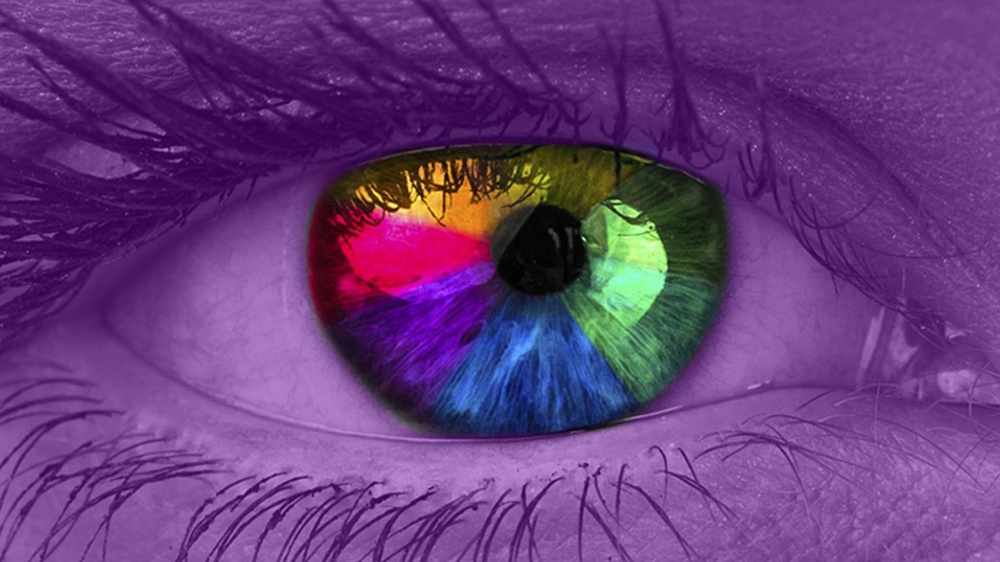
%> input picture Step 4 - Split/embedded.jpg, 1000 x 562 px, shrunk from 1920 x 1080 before the run
$ octave split.m   (GNU Octave 9; MATLAB toolbox functions it lacks are replaced by stand-ins)
%> lines starting %> are read from the running program, lines starting %| are printed output that depends on the picture
v = imread('embedded.jpg');
%> v is the input picture: size 562x1000x3 uint8; mean R, G, B 101.9, 60.4, 122.3
[s1 s2 s3] = size(v);
%> s1 = 562; s2 = 1000; s3 = 3
i = 1;
j = 1;
in = 0;
cond = true;
while (cond)
    img = v(i:i+(s1/4)-1, j:j+(s2/4)-1,:);
    j = j+(s2/4);
    if j > s2
        i = i+(s1/4);
        j = 1;
        if i > s1
            cond = false;
        end
    end
    imshow(img);
    imwrite(img, strcat('img', num2str(in), '.jpg'));
    in = in + 1;
end
%> this loop made 16 passes
%> pass 1, `img = v(i:i+(s1/4)-1, j:j+(s2/4)-1,:);`:
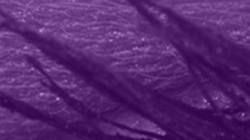
%> img: size 140x250x3 uint8; mean R, G, B 86.4, 39.4, 111.4
%> pass 2, `img = v(i:i+(s1/4)-1, j:j+(s2/4)-1,:);`:
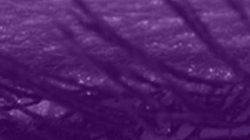
%> img: size 140x250x3 uint8; mean R, G, B 77.8, 30.8, 102.8
%> pass 3, `img = v(i:i+(s1/4)-1, j:j+(s2/4)-1,:);`:
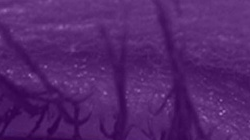
%> img: size 140x250x3 uint8; mean R, G, B 84, 37, 109
%> after the loop, cond = false; in = 16; j = 1

$ run again, with Step 4 - Split/img0.jpg copied over Step 4 - Split/embedded.jpg
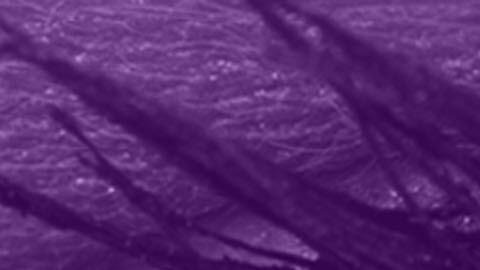
%> input picture Step 4 - Split/img0.jpg, 480 x 270 px
%> v is the input picture: size 270x480x3 uint8; mean R, G, B 86.3, 39.3, 111.3
%> the loop `while (cond)` made 16 passes
%> pass 1, `img = v(i:i+(s1/4)-1, j:j+(s2/4)-1,:);`:
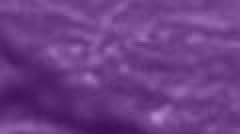
%> img: size 67x120x3 uint8 (shown 2 times larger); mean R, G, B 109.4, 62.4, 134.4
%> pass 3, `img = v(i:i+(s1/4)-1, j:j+(s2/4)-1,:);`:
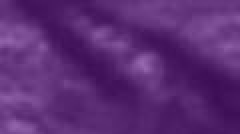
%> img: size 67x120x3 uint8 (shown 2 times larger); mean R, G, B 91.1, 44.1, 116.1
%> after the loop `while (cond)`: cond = false; in = 16; j = 1

$ run again, with Step 4 - Split/img1.jpg copied over Step 4 - Split/embedded.jpg
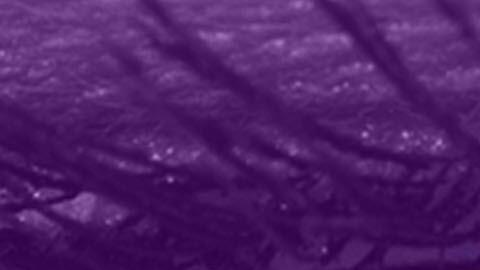
%> input picture Step 4 - Split/img1.jpg, 480 x 270 px
%> v is the input picture: size 270x480x3 uint8; mean R, G, B 77.7, 30.7, 102.7
%> the loop `while (cond)` made 16 passes
%> pass 1, `img = v(i:i+(s1/4)-1, j:j+(s2/4)-1,:);`:
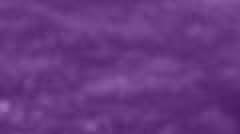
%> img: size 67x120x3 uint8 (shown 2 times larger); mean R, G, B 103.4, 56.4, 128.4
%> pass 3, `img = v(i:i+(s1/4)-1, j:j+(s2/4)-1,:);`:
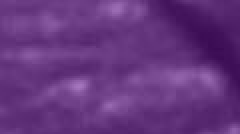
%> img: size 67x120x3 uint8 (shown 2 times larger); mean R, G, B 100.5, 53.5, 125.5
%> after the loop `while (cond)`: cond = false; in = 16; j = 1

$ run again, with Step 4 - Split/img10.jpg copied over Step 4 - Split/embedded.jpg
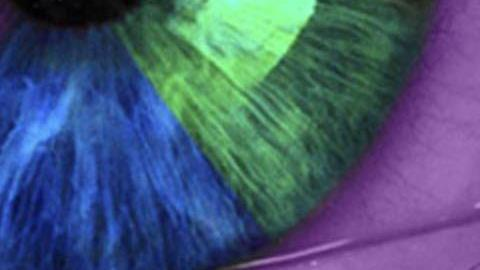
%> input picture Step 4 - Split/img10.jpg, 480 x 270 px
%> v is the input picture: size 270x480x3 uint8; mean R, G, B 70.6, 89.5, 118.8
%> the loop `while (cond)` made 16 passes
%> pass 1, `img = v(i:i+(s1/4)-1, j:j+(s2/4)-1,:);`:
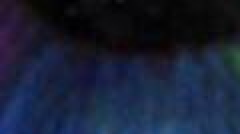
%> img: size 67x120x3 uint8 (shown 2 times larger); mean R, G, B 23.7, 31.6, 52.8
%> pass 3, `img = v(i:i+(s1/4)-1, j:j+(s2/4)-1,:);`:
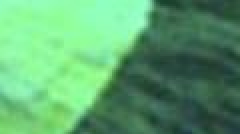
%> img: size 67x120x3 uint8 (shown 2 times larger); mean R, G, B 93.4, 164.4, 111.5
%> after the loop `while (cond)`: cond = false; in = 16; j = 1
